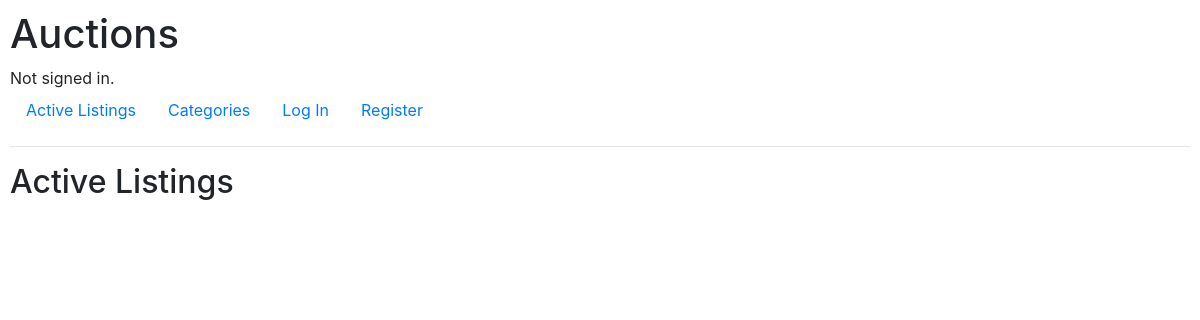
The app's page /, older data.
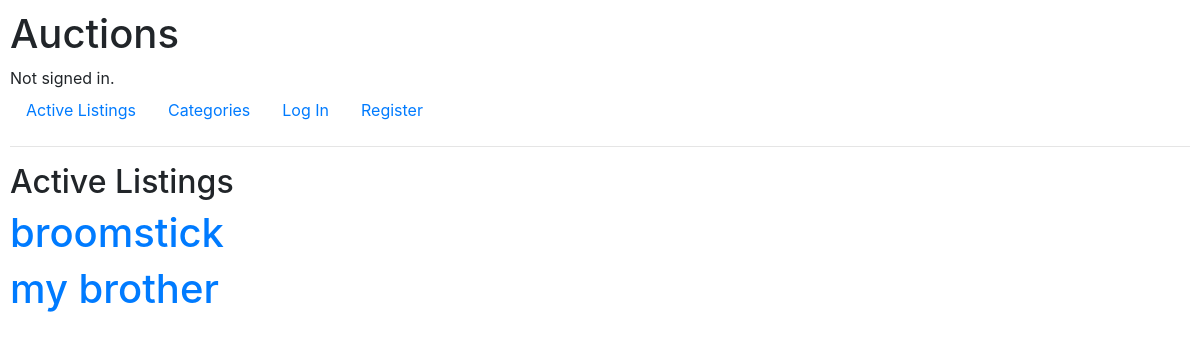
The same page, newer data.
### auctions/models.py (models this page shows, shortened)
class Listings(models.Model):
    id = models.CharField(max_length=5, primary_key=True)
    user = models.ForeignKey(User, on_delete=models.CASCADE, related_name="user")
    title = models.CharField(max_length=64)
    category = models.CharField(max_length=64)
    description = models.CharField(max_length=300)
    bid = models.IntegerField()
    photo_url = models.CharField(max_length=500)

### auctions/views.py (the view)
# urls.py: path("", views.index, name="index"),
def index(request):
    return render(request, "auctions/index.html", {
        "listings": Listings.objects.all()
    })

### auctions/templates/auctions/index.html (shortened to what this page needs)
{% extends "auctions/layout.html" %}
{% block body %}
    <h2>Active Listings</h2>
    {% for listing in listings %}
        <h1><a href="{% url 'listing' listing.id %}"> {{listing.title}} </a></h1>
    {% endfor %}
{% endblock %}

Row changes from the older to the newer data that the page shows:
added Listings: title "broomstick"
added Listings: title "my brother"
